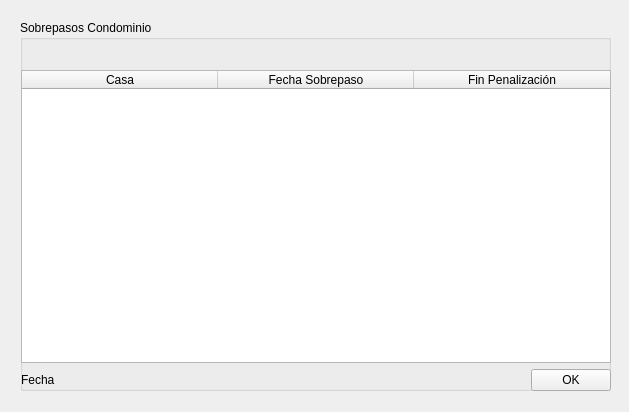
<?xml version="1.0" encoding="UTF-8"?>
<ui version="4.0">
 <class>DetallesCondominios</class>
 <widget class="QWidget" name="DetallesCondominios">
  <property name="geometry">
   <rect>
    <x>0</x>
    <y>0</y>
    <width>629</width>
    <height>412</height>
   </rect>
  </property>
  <property name="windowTitle">
   <string>Form</string>
  </property>
  <widget class="QWidget" name="verticalLayoutWidget">
   <property name="geometry">
    <rect>
     <x>20</x>
     <y>20</y>
     <width>591</width>
     <height>371</height>
    </rect>
   </property>
   <layout class="QVBoxLayout" name="Vertical1">
    <item>
     <widget class="QGroupBox" name="GrupoDetalles">
      <property name="title">
       <string>Sobrepasos Condominio</string>
      </property>
      <widget class="QWidget" name="gridLayoutWidget">
       <property name="geometry">
        <rect>
         <x>0</x>
         <y>50</y>
         <width>591</width>
         <height>321</height>
        </rect>
       </property>
       <layout class="QGridLayout" name="GridDetalles">
        <item row="0" column="0">
         <spacer name="horizontalSpacer_2">
          <property name="orientation">
           <enum>Qt::Horizontal</enum>
          </property>
          <property name="sizeType">
           <enum>QSizePolicy::Fixed</enum>
          </property>
          <property name="sizeHint" stdset="0">
           <size>
            <width>1</width>
            <height>20</height>
           </size>
          </property>
         </spacer>
        </item>
        <item row="0" column="1">
         <layout class="QVBoxLayout" name="Vertical2">
          <item>
           <widget class="QTableWidget" name="Tabla">
            <attribute name="horizontalHeaderCascadingSectionResizes">
             <bool>true</bool>
            </attribute>
            <attribute name="horizontalHeaderMinimumSectionSize">
             <number>196</number>
            </attribute>
            <attribute name="horizontalHeaderStretchLastSection">
             <bool>true</bool>
            </attribute>
            <attribute name="verticalHeaderVisible">
             <bool>false</bool>
            </attribute>
            <attribute name="verticalHeaderCascadingSectionResizes">
             <bool>true</bool>
            </attribute>
            <attribute name="verticalHeaderStretchLastSection">
             <bool>false</bool>
            </attribute>
            <column>
             <property name="text">
              <string>Casa</string>
             </property>
            </column>
            <column>
             <property name="text">
              <string>Fecha Sobrepaso</string>
             </property>
            </column>
            <column>
             <property name="text">
              <string>Fin Penalización</string>
             </property>
            </column>
           </widget>
          </item>
          <item>
           <layout class="QHBoxLayout" name="LayoutBoton">
            <item>
             <widget class="QLabel" name="label">
              <property name="text">
               <string>Fecha</string>
              </property>
             </widget>
            </item>
            <item>
             <widget class="QLabel" name="fecha">
              <property name="text">
               <string/>
              </property>
             </widget>
            </item>
            <item>
             <spacer name="horizontalSpacer_3">
              <property name="orientation">
               <enum>Qt::Horizontal</enum>
              </property>
              <property name="sizeHint" stdset="0">
               <size>
                <width>40</width>
                <height>20</height>
               </size>
              </property>
             </spacer>
            </item>
            <item>
             <widget class="QPushButton" name="boton_ok">
              <property name="text">
               <string>OK</string>
              </property>
             </widget>
            </item>
           </layout>
          </item>
         </layout>
        </item>
       </layout>
      </widget>
     </widget>
    </item>
   </layout>
  </widget>
 </widget>
 <resources/>
 <connections>
  <connection>
   <sender>boton_ok</sender>
   <signal>clicked()</signal>
   <receiver>DetallesCondominios</receiver>
   <slot>close()</slot>
   <hints>
    <hint type="sourcelabel">
     <x>562</x>
     <y>374</y>
    </hint>
    <hint type="destinationlabel">
     <x>314</x>
     <y>205</y>
    </hint>
   </hints>
  </connection>
 </connections>
</ui>
